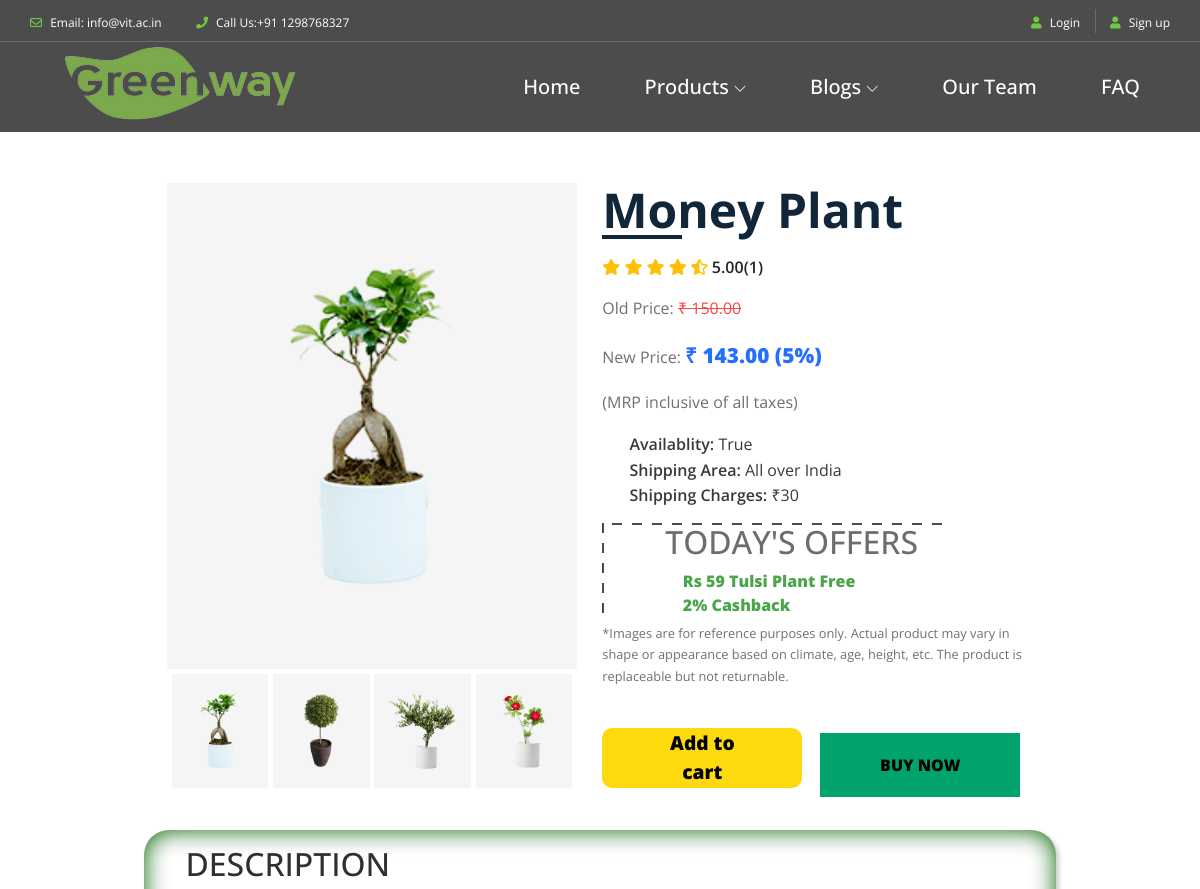
Before: /items/money-plant (upper part) with the older database file.
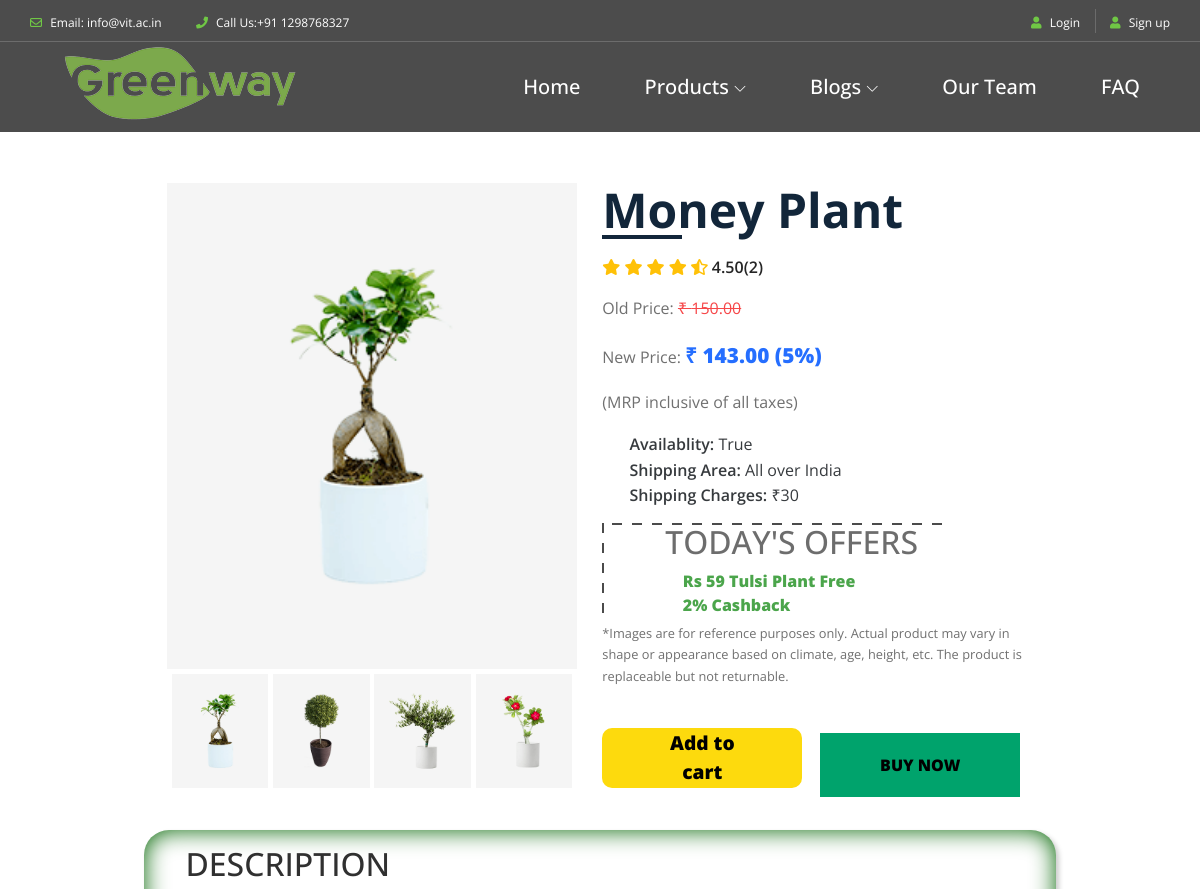
After: the same page with the newer database file.
### products/models.py (models this page shows, shortened)
class ItemRating(models.Model):
    title = models.ForeignKey(ItemMain, on_delete=models.CASCADE)
    ratingCount = models.IntegerField()
    rating = models.IntegerField()
    ratingValue = models.DecimalField(decimal_places=2, max_digits=10, editable=False)
    feedback = models.TextField(default="")

### products/views.py (the view, shortened to what this page needs)
# urls.py: path('items/<slug:the_slug>', views.itemView, name='itemView'),
def itemView(request, the_slug):
    if request.method == 'GET':
        context = {}
        p = []
        d=[]
        currentItem = ItemMain.objects.filter(slug = the_slug)[0]
        title = currentItem.title
        images = ItemsImages.objects.filter(title=ItemMain.objects.filter(title = title)[0])
        rating = ItemRating.objects.filter(title=ItemMain.objects.filter(title = title)[0])[0]
        descrip = ItemsSpecifications.objects.filter(title=ItemMain.objects.filter(title = title)[0])[0]
        faq = ItemFaq.objects.filter(title=ItemMain.objects.filter(title = title)[0])
        price = currentItem.price
        offer = currentItem.offers
        newPrice = price - (price * offer)//100
        p.append(title)
        p.append(price)
        p.append(offer)
        p.append(newPrice)
        p.append(currentItem.availablity)
        p.append(currentItem.shippingCharges)
        p.append(rating.ratingCount)
        p.append(rating.ratingValue)
        p.append(currentItem.plantingAndCare)
        p.append(currentItem.slug)
        d.append(currentItem.description)
        d.append(descrip.commonName)
        d.append(descrip.plantSpread)
        d.append(descrip.maxHeight)
        d.append(descrip.sunlight)
        d.append(descrip.watering)
        d.append(descrip.soil)
        d.append(descrip.temp)
        d.append(descrip.ferti)
        d.append(descrip.bloomTime)
        context['products'] = p
        context['images'] = images
        context['des'] = d
        context['faq'] = faq
        return render(request, 'products/single_product.html', context)

### templates/products/single_product.html (shortened to what this page needs)
{% extends "base.html" %}
{% load static %}
{% block content %}
<link rel="stylesheet" href="{% static 'css/single_product.css' %}">
<link rel="stylesheet" href="https://cdnjs.cloudflare.com/ajax/libs/font-awesome/5.15.1/css/all.min.css" />
<div class = "card-wrapper">
	  <div class = "product-imgs" style="width: 45%; margin: 1%;">
		<div class = "img-display">
		  <div class = "img-showcase">
			{% for img in images %}
				<img src = " /media/{{ img.image }}" >
			{% endfor %}
		  </div>
		</div>
		<div class = "img-select">
		  {% for img in images %}
		  		<div class = "img-item">
					<a href = "#" data-id = "{{ forloop.counter }}">
			  			<img src = "/media/{{ img.image }}" >
					</a>
		  		</div>
		  {% endfor %}
		</div>
	  </div>
	  <div class = "product-content">
		<h2 class = "product-title">{{ products.0 }}</h2>
		<div class = "product-rating">
		  <i class = "fas fa-star"></i>
		  <i class = "fas fa-star"></i>
		  <i class = "fas fa-star"></i>
		  <i class = "fas fa-star"></i>
		  <i class = "fas fa-star-half-alt"></i>
		  <span>{{ products.7 }}({{ products.6 }})</span>
		</div>
		<div class = "product-price">
		  <p class = "last-price">Old Price: <span> ₹ {{ products.1 }}</span></p>
		  <p class = "new-price" >New Price: <span> ₹ {{ products.3 }} ({{ products.2 }}%)</span></p>
		</div>
		<p class="pm" style="position: relative; bottom: 1.5%;">(MRP inclusive of all taxes)</p>
		<div class = "product-detail">
		  <ul>
			<li>Availablity: <span>{{ products.4 }}</span></li>
			<li>Shipping Area: <span>All over India</span></li>
			<li>Shipping Charges: <span>₹{{ products.5 }}</span></li>
		  </ul>
		</div>
		<div class="box">
			<div class="border-title">
			  <h2>TODAY'S OFFERS</h2>
			</div>
			<div class="border-content" style="color: green; font-weight: 1000;">
			  <ul>
				  <li>Rs 59 Tulsi Plant Free</li>
				  <li>2% Cashback</li>
			  </ul>
			</div>
		 </div>
	  <p class="note" style="font-size: 0.8rem;">*Images are for reference purposes only. Actual product may vary in shape or appearance based on climate, age, height, etc. The product is replaceable but not returnable.</p><br>
	  <div class="button-abc">
		  <button class="cart-button" onClick="f1();">
			  <span class="add-to-cart" style="color: black; font-weight: 900; font: size 1rem;">Add to cart</span>
		  </button>
		  <div class="sub-main" style="position: absolute; top:8%; right:25%;">
			  <button class="button-three">
				  <span class="btn-b" style="font-weight: 900; font-size: 1rem;">BUY NOW</span>
			  </button>
		  </div>
	  </div>
	  </div>
	</div>
 <div class="card1">
  <div class="product-description" style="margin-left: 3%;">
	<h2 class="d-title">DESCRIPTION</h2>
	<br><h2>PLANT SPECIFICATIONS:</h2>
	<br><h2>PLANTING AND CARE</h2>
</div>
 </div>
  <br><h2 id="fh2">WRITE A REVEIW!</h2>
{% endblock content %}

Changed rows visible on the page:
changed ItemRating: ratingValue "5.00" → "4.50"
Other visible differences:
{{ products.6 }}: "1" → "2"
